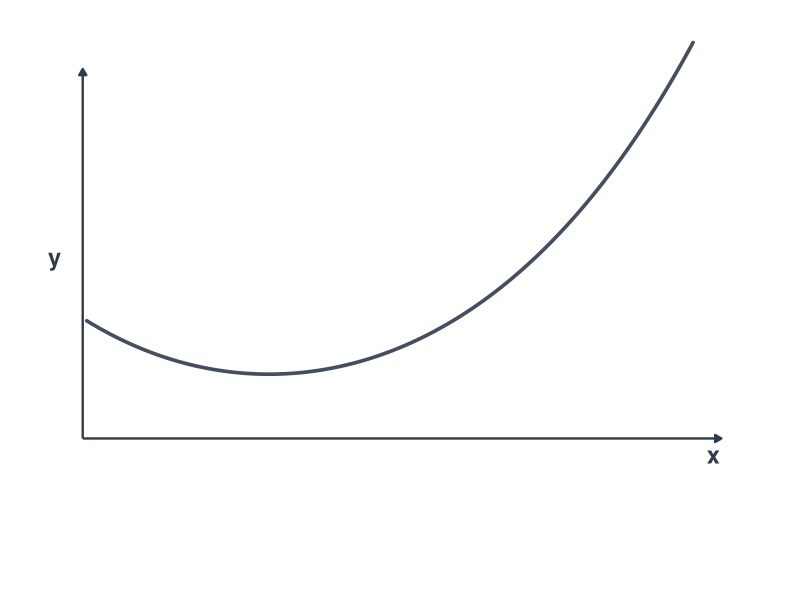
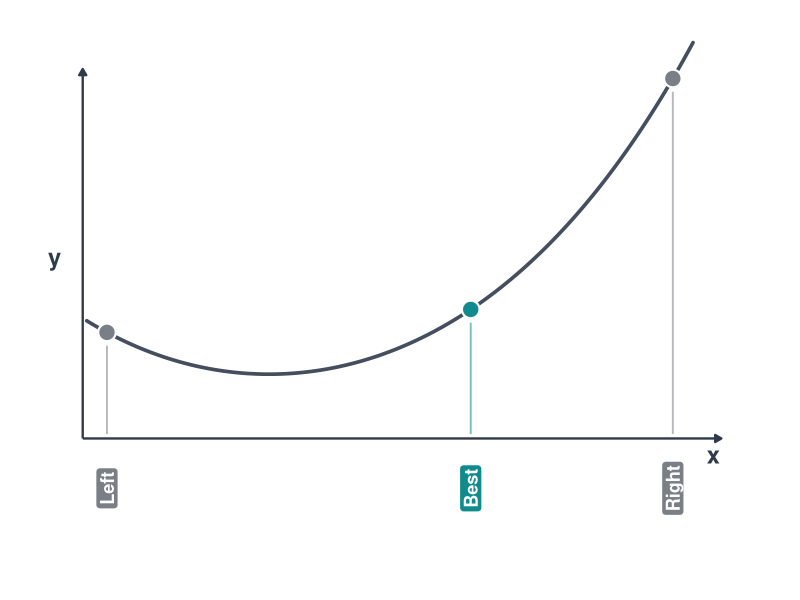
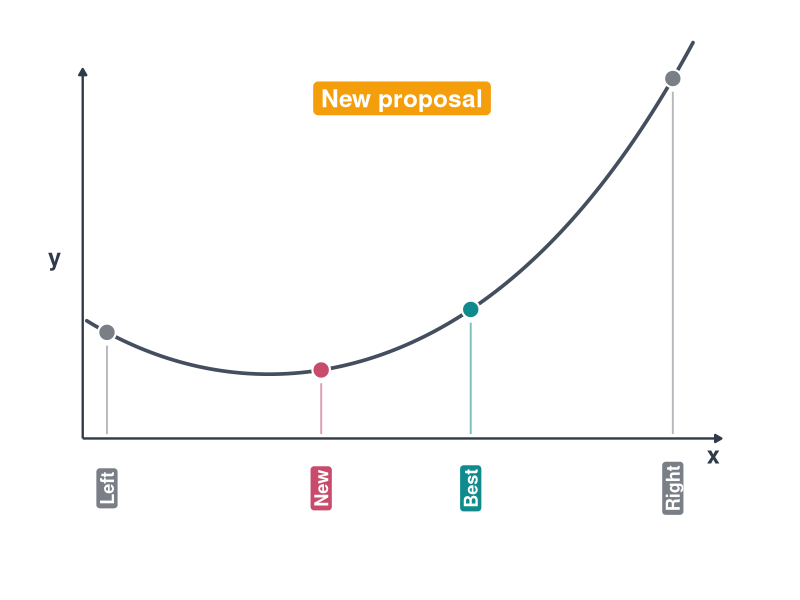
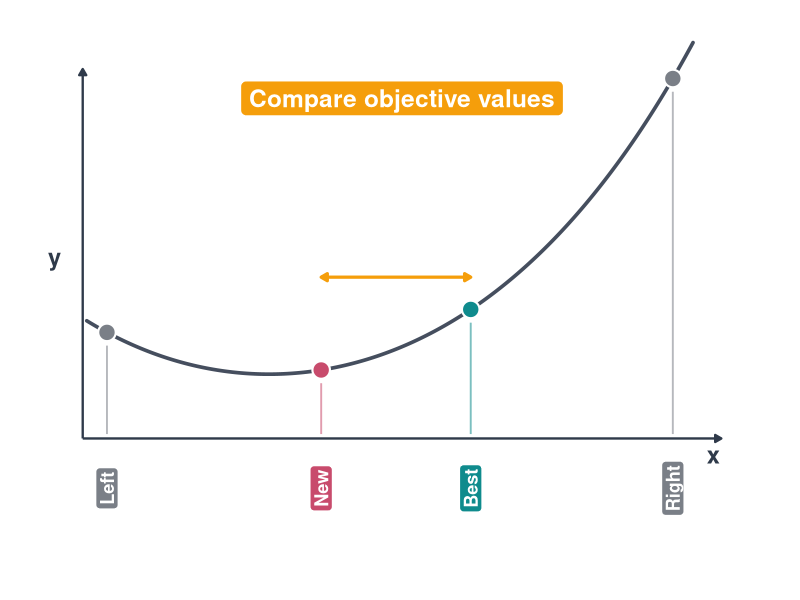
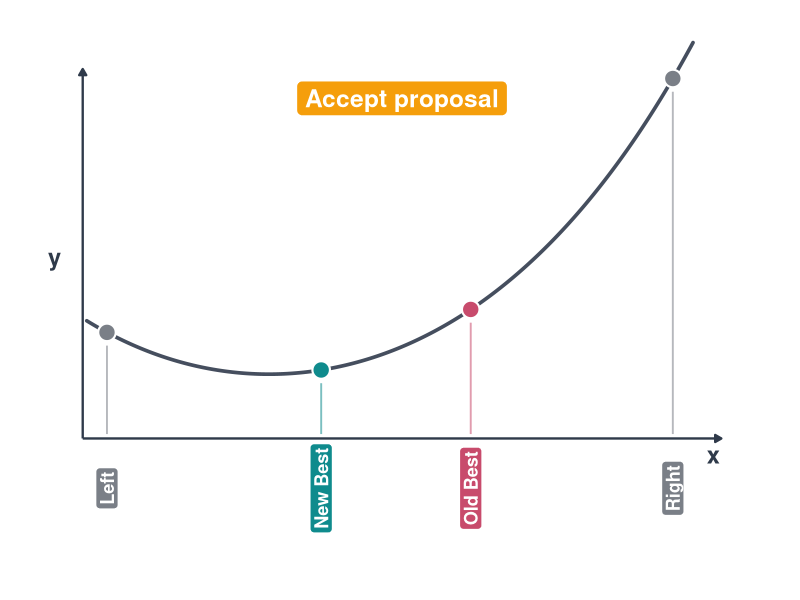
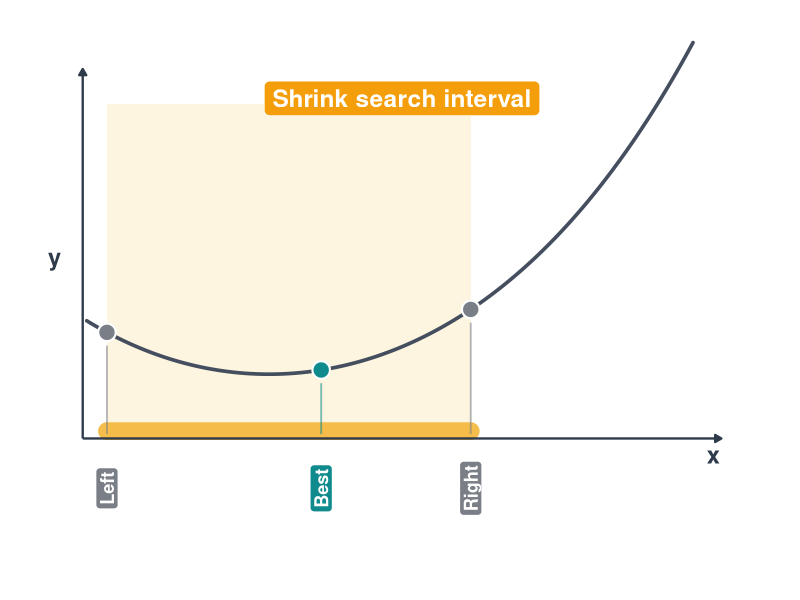
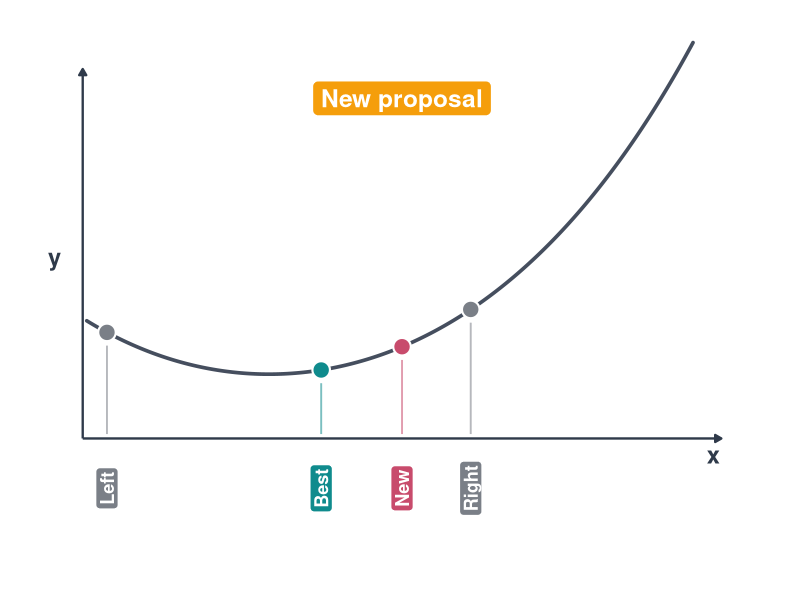
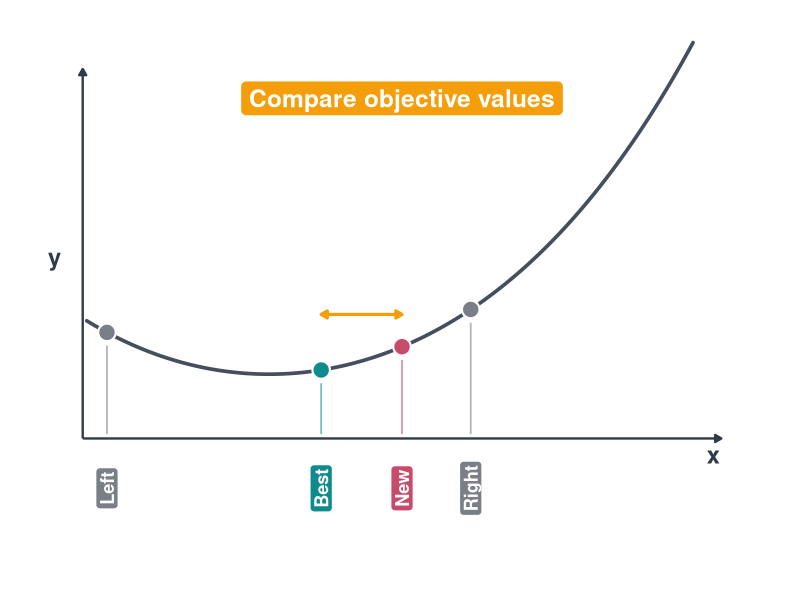

The R source for these figures, in order:
# create the simple nesting / golden-ratio animation frames with ggplot2
# and save them to ../figure/.

set.seed(1L)

library(ggplot2)
library(gridExtra)

dir.create("../figure", recursive = TRUE, showWarnings = FALSE)

objective = function(x) {
  0.22 + 0.85 * (x - 0.48)^2 + 0.18 * (x - 0.48)^4 + 0.05 * (x - 0.48)
}

plot_colors = list(
  paper = "#FFFFFF",
  ink = "#2F3A4A",
  curve = "#454E5E",
  boundary = "#7A7F87",
  best = "#0F8B8D",
  new = "#C84B6C",
  badge = "#F59E0B",
  interval = "#F4B942",
  interval_fill = "#FCE7B2"
)

x_limits = c(-0.05, 1.60)
y_limits = c(-0.30, 1.32)
axis_x = -0.01
axis_y = 0
label_y = -0.17
badge_x = 0.78
badge_y = 1.16

curve_data = data.frame(x = seq(0, 1.5, length.out = 800L))
curve_data$y = objective(curve_data$x)

point_styles = data.frame(
  role = c("left", "right", "best", "new", "new_best", "old_best"),
  label = c("Left", "Right", "Best", "New", "New Best", "Old Best"),
  fill = c(
    plot_colors$boundary,
    plot_colors$boundary,
    plot_colors$best,
    plot_colors$new,
    plot_colors$best,
    plot_colors$new
  ),
  stringsAsFactors = FALSE
)

make_points = function(x_values) {
  points = data.frame(
    role = names(x_values),
    x = as.numeric(x_values),
    stringsAsFactors = FALSE
  )
  points$label = point_styles$label[match(points$role, point_styles$role)]
  points$fill = point_styles$fill[match(points$role, point_styles$role)]
  points$y = objective(points$x)
  points = points[order(points$x), , drop = FALSE]
  rownames(points) = NULL
  points
}

make_frame = function(points = NULL, badge = NULL, interval = NULL, compare = NULL) {
  p = ggplot(curve_data, aes(x = x, y = y)) +
    coord_cartesian(xlim = x_limits, ylim = y_limits, clip = "off") +
    theme_void(base_size = 22) +
    theme(
      plot.background = element_rect(fill = plot_colors$paper, colour = NA),
      panel.background = element_rect(fill = plot_colors$paper, colour = NA),
      plot.margin = margin(20, 24, 36, 24)
    )

  if (!is.null(interval)) {
    p = p +
      annotate(
        "rect",
        xmin = interval[1],
        xmax = interval[2],
        ymin = axis_y,
        ymax = y_limits[2] - 0.18,
        fill = plot_colors$interval_fill,
        alpha = 0.40
      ) +
      annotate(
        "segment",
        x = interval[1],
        xend = interval[2],
        y = axis_y + 0.025,
        yend = axis_y + 0.025,
        colour = plot_colors$interval,
        linewidth = 6,
        alpha = 0.95,
        lineend = "round"
      )
  }

  p = p +
    annotate(
      "segment",
      x = axis_x,
      xend = x_limits[2] - 0.03,
      y = axis_y,
      yend = axis_y,
      colour = plot_colors$ink,
      linewidth = 0.8,
      arrow = arrow(length = unit(0.18, "cm"), type = "closed")
    ) +
    annotate(
      "segment",
      x = axis_x,
      xend = axis_x,
      y = axis_y,
      yend = y_limits[2] - 0.06,
      colour = plot_colors$ink,
      linewidth = 0.8,
      arrow = arrow(length = unit(0.18, "cm"), type = "closed")
    ) +
    annotate(
      "text",
      x = x_limits[2] - 0.05,
      y = axis_y - 0.055,
      label = "x",
      colour = plot_colors$ink,
      fontface = "bold",
      size = 6
    ) +
    annotate(
      "text",
      x = axis_x - 0.07,
      y = 0.62,
      label = "y",
      colour = plot_colors$ink,
      fontface = "bold",
      size = 6
    ) +
    geom_line(
      colour = plot_colors$curve,
      linewidth = 1.25,
      lineend = "round"
    )

  if (!is.null(points) && nrow(points) > 0L) {
    stem_y = pmax(points$y - 0.045, axis_y + 0.045)

    p = p +
      geom_segment(
        data = transform(points, stem_y = stem_y),
        aes(x = x, xend = x, y = axis_y + 0.015, yend = stem_y, colour = fill),
        inherit.aes = FALSE,
        linewidth = 0.65,
        alpha = 0.55,
        show.legend = FALSE
      ) +
      geom_point(
        data = points,
        aes(fill = fill),
        shape = 21,
        size = 5.2,
        stroke = 1.1,
        colour = "white",
        show.legend = FALSE
      ) +
      geom_label(
        data = points,
        aes(x = x, y = label_y, label = label, fill = fill),
        inherit.aes = FALSE,
        angle = 90,
        colour = "white",
        fontface = "bold",
        size = 4.6,
        linewidth = 0,
        label.padding = unit(0.18, "lines"),
        label.r = unit(0.18, "lines"),
        show.legend = FALSE
      ) +
      scale_fill_identity() +
      scale_colour_identity()
  }

  if (!is.null(compare)) {
    compare_y = max(objective(compare)) + 0.11
    p = p +
      annotate(
        "segment",
        x = min(compare),
        xend = max(compare),
        y = compare_y,
        yend = compare_y,
        colour = plot_colors$badge,
        linewidth = 1.1,
        arrow = arrow(
          length = unit(0.18, "cm"),
          type = "closed",
          ends = "both"
        )
      )
  }

  if (!is.null(badge)) {
    p = p +
      annotate(
        "label",
        x = badge_x,
        y = badge_y,
        label = badge,
        fill = plot_colors$badge,
        colour = "white",
        fontface = "bold",
        size = 6.2,
        label.padding = unit(0.28, "lines"),
        label.r = unit(0.18, "lines")
      )
  }

  p
}

states = list(
  list(id = 0L),
  list(
    id = 1L,
    points = make_points(c(left = 0.05, best = 0.95, right = 1.45))
  ),
  list(
    id = 2L,
    points = make_points(c(left = 0.05, new = 0.58, best = 0.95, right = 1.45)),
    badge = "New proposal"
  ),
  list(
    id = 3L,
    points = make_points(c(left = 0.05, new = 0.58, best = 0.95, right = 1.45)),
    badge = "Compare objective values",
    compare = c(0.58, 0.95)
  ),
  list(
    id = 4L,
    points = make_points(c(left = 0.05, new_best = 0.58, old_best = 0.95, right = 1.45)),
    badge = "Accept proposal"
  ),
  list(
    id = 5L,
    points = make_points(c(left = 0.05, best = 0.58, right = 0.95)),
    badge = "Shrink search interval",
    interval = c(0.05, 0.95)
  ),
  list(
    id = 6L,
    points = make_points(c(left = 0.05, best = 0.58, new = 0.78, right = 0.95)),
    badge = "New proposal"
  ),
  list(
    id = 7L,
    points = make_points(c(left = 0.05, best = 0.58, new = 0.78, right = 0.95)),
    badge = "Compare objective values",
    compare = c(0.58, 0.78)
  ),
  list(
    id = 8L,
    points = make_points(c(left = 0.05, best = 0.58, new = 0.78, right = 0.95)),
    badge = "Keep current best"
  ),
  list(
    id = 9L,
    points = make_points(c(left = 0.05, best = 0.58, right = 0.78)),
    badge = "Shrink search interval",
    interval = c(0.05, 0.78)
  ),
  list(
    id = 10L,
    points = make_points(c(left = 0.05, best = 0.58, new = 0.42, right = 0.78)),
    badge = "New proposal"
  ),
  list(
    id = 11L,
    points = make_points(c(left = 0.05, best = 0.58, new = 0.42, right = 0.78)),
    badge = "Compare objective values",
    compare = c(0.42, 0.58)
  ),
  list(
    id = 12L,
    points = make_points(c(left = 0.05, new_best = 0.42, old_best = 0.58, right = 0.78)),
    badge = "Accept proposal"
  ),
  list(
    id = 13L,
    points = make_points(c(left = 0.05, best = 0.42, right = 0.58)),
    badge = "Shrink search interval",
    interval = c(0.05, 0.58)
  )
)

for (state in states) {
  plot = make_frame(
    points = state$points,
    badge = state$badge,
    interval = state$interval,
    compare = state$compare
  )

  ggsave(
    filename = sprintf("../figure/golden-ratio-%d.png", state$id),
    plot = plot,
    width = 9.6,
    height = 5.4,
    dpi = 100,
    bg = plot_colors$paper
  )
}

summary_plot = arrangeGrob(
  grobs = list(
    make_frame(
      points = make_points(c(left = 0.05, new = 0.58, best = 0.95, right = 1.45)),
      badge = "Compare objective values",
      compare = c(0.58, 0.95)
    ),
    make_frame(
      points = make_points(c(left = 0.05, new_best = 0.58, old_best = 0.95, right = 1.45)),
      badge = "Accept proposal"
    ),
    make_frame(
      points = make_points(c(left = 0.05, best = 0.58, right = 0.95)),
      badge = "Shrink search interval",
      interval = c(0.05, 0.95)
    )
  ),
  ncol = 3
)

ggsave(
  filename = "../figure/golden-ratio-summary.png",
  plot = summary_plot,
  width = 14.08,
  height = 4.68,
  dpi = 100,
  bg = plot_colors$paper
)
